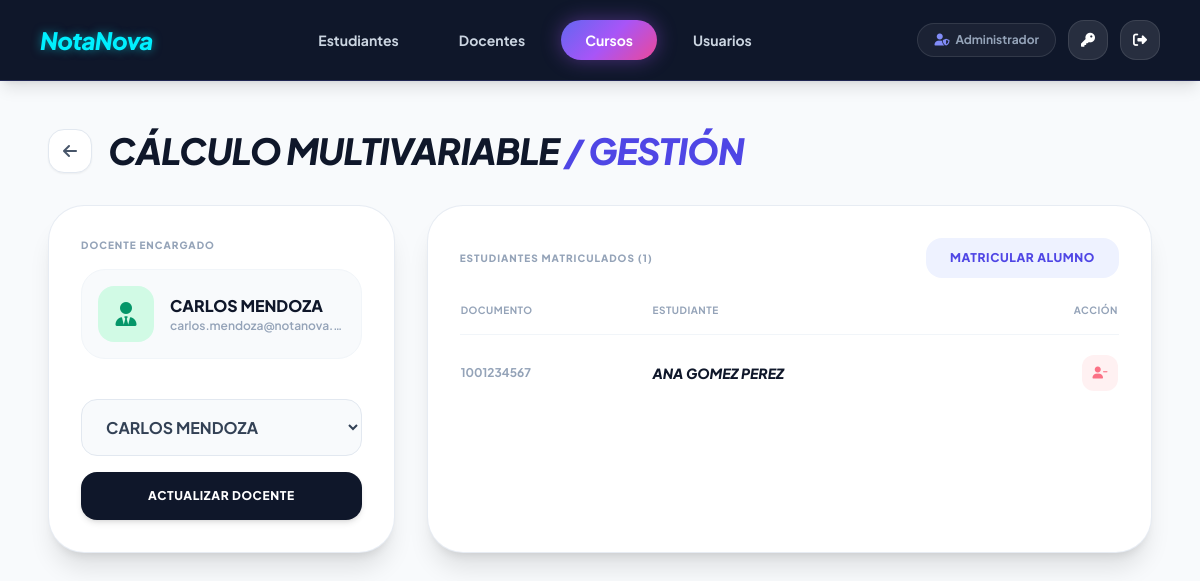
Screenshot of /index.php?view=cursos&gestion_id=1 (signed in) with the database file from the repository.
### tables this page shows
CREATE TABLE IF NOT EXISTS cursos (
    id INT AUTO_INCREMENT PRIMARY KEY,
    codigo_curso VARCHAR(50) NOT NULL,
    nombre VARCHAR(255) NOT NULL,
    docente_id INT,
    modalidad VARCHAR(20) NOT NULL DEFAULT 'cortes',
    escala VARCHAR(10) NOT NULL DEFAULT '5.0',
    created_at TIMESTAMP DEFAULT CURRENT_TIMESTAMP,
    UNIQUE KEY uq_cursos_codigo (codigo_curso),
    CONSTRAINT fk_cursos_docente
        FOREIGN KEY (docente_id) REFERENCES docentes (id)
        ON DELETE SET NULL ON UPDATE CASCADE
);

CREATE TABLE IF NOT EXISTS docentes (
    id INT AUTO_INCREMENT PRIMARY KEY,
    tipo_documento VARCHAR(10) DEFAULT 'CC',
    documento_id VARCHAR(50) NOT NULL,
    nombre VARCHAR(255) NOT NULL,
    email VARCHAR(255),
    telefono VARCHAR(50),
    especialidad VARCHAR(255),
    created_at TIMESTAMP DEFAULT CURRENT_TIMESTAMP,
    UNIQUE KEY uq_docentes_documento (documento_id)
);

CREATE TABLE IF NOT EXISTS estudiantes (
    id INT AUTO_INCREMENT PRIMARY KEY,
    tipo_documento VARCHAR(10) DEFAULT 'TI',
    documento_id VARCHAR(50) NOT NULL,
    nombre VARCHAR(255) NOT NULL,
    email VARCHAR(255),
    fecha_nacimiento DATE,
    telefono VARCHAR(50),
    direccion VARCHAR(255),
    acudiente_nombre VARCHAR(255),
    acudiente_telefono VARCHAR(50),
    created_at TIMESTAMP DEFAULT CURRENT_TIMESTAMP,
    UNIQUE KEY uq_estudiantes_documento (documento_id)
);

### auth.php (called while the page is built, shortened)
<?php
function sesion_nombre(): string
{
    return $_SESSION['nombre'] ?? '';
}

### views/admin.php (the view, shortened to what this page needs)
<?php
require_once __DIR__ . '/../auth.php';
require_once __DIR__ . '/../db.php';
$view = $_GET['view'] ?? 'estudiantes';
$gestion_id = $_GET['gestion_id'] ?? null;
$curso_gestion = null;
$estudiantes_matriculados = [];
$docentes_list = [];
if ($view === 'cursos' && $gestion_id) {
    $stmt_c = $pdo->prepare("SELECT c.*, d.nombre as docente_nombre, d.email as docente_email
                            FROM cursos c
                            LEFT JOIN docentes d ON c.docente_id = d.id
                            WHERE c.id = ?");
    $stmt_c->execute([$gestion_id]);
    $curso_gestion = $stmt_c->fetch(PDO::FETCH_ASSOC);
    if ($curso_gestion) {
        $stmt_m = $pdo->prepare("SELECT e.*
                                FROM estudiantes e
                                INNER JOIN curso_estudiante ce ON e.id = ce.estudiante_id
                                WHERE ce.curso_id = ?
                                ORDER BY e.nombre ASC");
        $stmt_m->execute([$gestion_id]);
        $estudiantes_matriculados = $stmt_m->fetchAll(PDO::FETCH_ASSOC);
    }
    $docentes_list = $pdo->query("SELECT id, nombre, email FROM docentes ORDER BY nombre ASC")->fetchAll(PDO::FETCH_ASSOC);
} elseif ($view === 'docentes') {
    $stmt = $pdo->query("SELECT * FROM docentes ORDER BY id DESC");
    $registros = $stmt->fetchAll(PDO::FETCH_ASSOC);
    $titulo_vista = "LISTA DE DOCENTES";
    $modal_titulo_singular = "DOCENTE";
} else {
    $view = 'estudiantes';
    $stmt = $pdo->query("SELECT * FROM estudiantes ORDER BY id DESC");
    $registros = $stmt->fetchAll(PDO::FETCH_ASSOC);
    $titulo_vista = "LISTA DE ESTUDIANTES";
    $modal_titulo_singular = "ESTUDIANTE";
}
?>
<!DOCTYPE html>
<html lang="es">
<head>
    <script src="https://cdn.tailwindcss.com"></script>
    <link rel="stylesheet" href="https://cdnjs.cloudflare.com/ajax/libs/font-awesome/6.4.0/css/all.min.css">
</head>
<body class="min-h-screen flex flex-col text-slate-800">
    <header class="bg-[#0f172a] text-white px-10 py-5 flex items-center justify-between shadow-lg border-b border-indigo-500/20">
        <div class="flex items-center gap-2">
            <h1 class="text-2xl font-black italic tracking-tight neon-text">NotaNova</h1>
        </div>
        <nav class="flex items-center gap-3">
            <a href="index.php?view=estudiantes"
               class="px-6 py-2.5 rounded-full font-bold text-sm transition-all duration-300 <?php echo ($view === 'estudiantes' && !$gestion_id) ? 'neon-btn text-white' : 'text-slate-300 hover:text-white hover:bg-white/10'; ?>">
                Estudiantes
            </a>
            <a href="index.php?view=docentes"
               class="px-6 py-2.5 rounded-full font-bold text-sm transition-all duration-300 <?php echo ($view === 'docentes') ? 'neon-btn text-white' : 'text-slate-300 hover:text-white hover:bg-white/10'; ?>">
                Docentes
            </a>
            <a href="index.php?view=cursos"
               class="px-6 py-2.5 rounded-full font-bold text-sm transition-all duration-300 <?php echo ($view === 'cursos') ? 'neon-btn text-white' : 'text-slate-300 hover:text-white hover:bg-white/10'; ?>">
                Cursos
            </a>
            <a href="index.php?view=usuarios"
               class="px-6 py-2.5 rounded-full font-bold text-sm transition-all duration-300 <?php echo ($view === 'usuarios') ? 'neon-btn text-white' : 'text-slate-300 hover:text-white hover:bg-white/10'; ?>">
                Usuarios
            </a>
        </nav>
        <div class="flex items-center gap-3">
            <span class="hidden lg:block text-xs font-bold text-slate-400 border border-white/10 bg-white/5 px-4 py-2 rounded-full">
                <i class="fa-solid fa-user-shield mr-1.5 text-indigo-400"></i><?php echo htmlspecialchars(sesion_nombre()); ?>
            </span>
            <button onclick="abrirModalPassword()" title="Cambiar contraseña"
                    class="w-10 h-10 rounded-2xl bg-white/10 hover:bg-indigo-500/20 hover:text-indigo-400 border border-white/10 flex items-center justify-center text-white transition-all">
                <i class="fa-solid fa-key text-sm"></i>
            </button>
            <a href="logout.php" title="Cerrar Sesión" class="w-10 h-10 rounded-2xl bg-white/10 hover:bg-rose-500/20 hover:text-rose-400 border border-white/10 flex items-center justify-center text-white transition-all">
                <i class="fa-solid fa-right-from-bracket text-sm"></i>
            </a>
        </div>
    </header>
    <main class="max-w-7xl w-full mx-auto p-8 md:p-12 flex-1">
        <?php if ($view === 'cursos' && $gestion_id && $curso_gestion): ?>
            <?php
                $nombre_c = $curso_gestion['nombre'] ?? $curso_gestion['nombre_curso'] ?? $curso_gestion['titulo'] ?? 'Curso';
            ?>
            <div class="flex items-center gap-4 mb-8">
                <a href="index.php?view=cursos" class="w-11 h-11 rounded-2xl bg-white border border-slate-200 text-slate-600 hover:bg-slate-100 flex items-center justify-center shadow-sm transition-all">
                    <i class="fa-solid fa-arrow-left"></i>
                </a>
                <h2 class="text-3xl md:text-4xl font-black italic text-slate-900 tracking-tight uppercase">
                    <?php echo htmlspecialchars($nombre_c); ?> <span class="text-indigo-600">/ GESTIÓN</span>
                </h2>
            </div>
            <div class="grid grid-cols-1 lg:grid-cols-12 gap-8">
                <div class="lg:col-span-4 bg-white border border-slate-200/80 rounded-[36px] p-8 shadow-xl flex flex-col justify-between h-fit space-y-6">
                    <div>
                        <span class="text-[10px] font-black text-slate-400 uppercase tracking-widest block mb-4">
                            DOCENTE ENCARGADO
                        </span>
                        <div class="flex items-center gap-4 p-4 bg-slate-50 border border-slate-100 rounded-3xl mb-6">
                            <div class="w-14 h-14 rounded-2xl bg-emerald-100 text-emerald-600 flex items-center justify-center text-2xl shrink-0">
                                <i class="fa-solid fa-user-tie"></i>
                            </div>
                            <div class="overflow-hidden">
                                <h3 class="font-extrabold text-slate-900 uppercase text-base truncate">
                                    <?php echo htmlspecialchars($curso_gestion['docente_nombre'] ?? 'SIN ASIGNAR'); ?>
                                </h3>
                                <p class="text-xs text-slate-400 font-semibold truncate">
                                    <?php echo htmlspecialchars($curso_gestion['docente_email'] ?? 'sin.docente@notanova.edu'); ?>
                                </p>
                            </div>
                        </div>
                        <form method="POST" action="index.php?view=cursos&gestion_id=<?php echo $gestion_id; ?>" class="space-y-4">
                            <select name="docente_id" class="w-full bg-slate-50 border border-slate-200 rounded-2xl px-5 py-4 font-bold text-slate-700 focus:outline-none focus:ring-2 focus:ring-indigo-500">
                                <?php foreach ($docentes_list as $d): ?>
                                    <option value="<?php echo $d['id']; ?>" <?php echo ($curso_gestion['docente_id'] == $d['id']) ? 'selected' : ''; ?>>
                                        <?php echo htmlspecialchars($d['nombre']); ?>
                                    </option>
                                <?php endforeach; ?>
                            </select>
                            <button type="submit" class="w-full bg-[#0f172a] hover:bg-slate-800 text-white font-extrabold py-4 rounded-2xl text-xs uppercase tracking-wider transition-all shadow-md">
                                ACTUALIZAR DOCENTE
                            </button>
                        </form>
                    </div>
                </div>
                <div class="lg:col-span-8 bg-white border border-slate-200/80 rounded-[36px] p-8 shadow-xl space-y-6">
                    <div class="flex items-center justify-between gap-4">
                        <span class="text-[10px] font-black text-slate-400 uppercase tracking-widest block">
                            ESTUDIANTES MATRICULADOS (<?php echo count($estudiantes_matriculados); ?>)
                        </span>
                        <button onclick="abrirModalMatricular()" class="bg-indigo-50 hover:bg-indigo-100 text-indigo-600 px-6 py-3 rounded-2xl font-black text-xs uppercase tracking-wider transition-all">
                            MATRICULAR ALUMNO
                        </button>
                    </div>
                    <div class="overflow-x-auto">
                        <table class="w-full text-left border-collapse">
                            <thead>
                                <tr class="border-b border-slate-100 text-[10px] font-extrabold text-slate-400 uppercase tracking-wider">
                                    <th class="pb-4">DOCUMENTO</th>
                                    <th class="pb-4">ESTUDIANTE</th>
                                    <th class="pb-4 text-right">ACCIÓN</th>
                                </tr>
                            </thead>
                            <tbody class="divide-y divide-slate-100 text-sm">
                                <?php if (empty($estudiantes_matriculados)): ?>
                                    <tr>
                                        <td colspan="3" class="py-12 text-center text-slate-400 font-bold">
                                            No hay estudiantes matriculados en este curso.
                                        </td>
                                    </tr>
                                <?php else: ?>
                                    <?php foreach ($estudiantes_matriculados as $est): ?>
                                        <tr class="hover:bg-slate-50/60 transition-colors">
                                            <td class="py-5 font-bold text-slate-400 text-xs">
                                                <?php echo htmlspecialchars($est['documento_id'] ?? $est['id']); ?>
                                            </td>
                                            <td class="py-5 font-black text-slate-900 uppercase italic">
                                                <?php echo htmlspecialchars($est['nombre']); ?>
                                            </td>
                                            <td class="py-5 text-right">
                                                <a href="index.php?view=cursos&gestion_id=<?php echo $gestion_id; ?>&action=desmatricular&estudiante_id=<?php echo $est['id']; ?>"
                                                   onclick="return confirm('¿Desmatricular a este estudiante del curso?');"
                                                   class="w-9 h-9 rounded-xl bg-rose-50 text-rose-400 hover:bg-rose-500 hover:text-white transition-all inline-flex items-center justify-center">
                                                    <i class="fa-solid fa-user-minus text-xs"></i>
                                                </a>
                                            </td>
                                        </tr>
                                    <?php endforeach; ?>
                                <?php endif; ?>
                            </tbody>
                        </table>
                    </div>
                </div>
            </div>
        <?php endif; ?>
    </main>
</body>
</html>

### views/admin.php (style rules this page uses)
body { font-family: 'Plus Jakarta Sans', sans-serif; background-color: #f8fafc; }
.neon-text { color: #00f0ff; text-shadow: 0 0 10px rgba(0, 240, 255, 0.5); }
.neon-btn { background: linear-gradient(135deg, #6366f1 0%, #a855f7 50%, #ec4899 100%); box-shadow: 0 0 20px rgba(168, 85, 247, 0.4); }

### rows the page displays
cursos: nombre "CÁLCULO MULTIVARIABLE", docente.nombre "CARLOS MENDOZA", docente.email "carlos.mendoza@notanova.…", docente_id "CARLOS MENDOZA"
estudiantes: documento "1001234567", nombre "ANA GOMEZ PEREZ"

### other values shown
sesion_nombre() "Administrador"
count($estudiantes_matriculados) "1"
